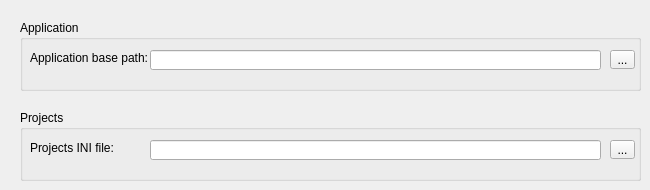
         <widget class="QWidget" name="tab_2">
          <attribute name="title">
           <string>Settings</string>
          </attribute>
          <widget class="QGroupBox" name="groupBox">
           <property name="geometry">
            <rect>
             <x>20</x>
             <y>20</y>
             <width>621</width>
             <height>71</height>
            </rect>
           </property>
           <property name="title">
            <string>Application</string>
           </property>
           <widget class="QLabel" name="label_2">
            <property name="geometry">
             <rect>
              <x>10</x>
              <y>30</y>
              <width>121</width>
              <height>16</height>
             </rect>
            </property>
            <property name="text">
             <string>Application base path:</string>
            </property>
           </widget>
           <widget class="QLineEdit" name="lineEdit">
            <property name="geometry">
             <rect>
              <x>130</x>
              <y>30</y>
              <width>451</width>
              <height>20</height>
             </rect>
            </property>
           </widget>
           <widget class="QToolButton" name="toolButton">
            <property name="geometry">
             <rect>
              <x>590</x>
              <y>30</y>
              <width>25</width>
              <height>19</height>
             </rect>
            </property>
            <property name="text">
             <string>...</string>
            </property>
           </widget>
          </widget>
          <widget class="QGroupBox" name="groupBox_2">
           <property name="geometry">
            <rect>
             <x>20</x>
             <y>110</y>
             <width>621</width>
             <height>71</height>
            </rect>
           </property>
           <property name="title">
            <string>Projects</string>
           </property>
           <widget class="QLabel" name="label_3">
            <property name="geometry">
             <rect>
              <x>10</x>
              <y>30</y>
              <width>121</width>
              <height>16</height>
             </rect>
            </property>
            <property name="text">
             <string>Projects INI file:</string>
            </property>
           </widget>
           <widget class="QLineEdit" name="lineEdit_3">
            <property name="geometry">
             <rect>
              <x>130</x>
              <y>30</y>
              <width>451</width>
              <height>20</height>
             </rect>
            </property>
           </widget>
           <widget class="QToolButton" name="toolButton_3">
            <property name="geometry">
             <rect>
              <x>590</x>
              <y>30</y>
              <width>25</width>
              <height>19</height>
             </rect>
            </property>
            <property name="text">
             <string>...</string>
            </property>
           </widget>
          </widget>
         </widget>
